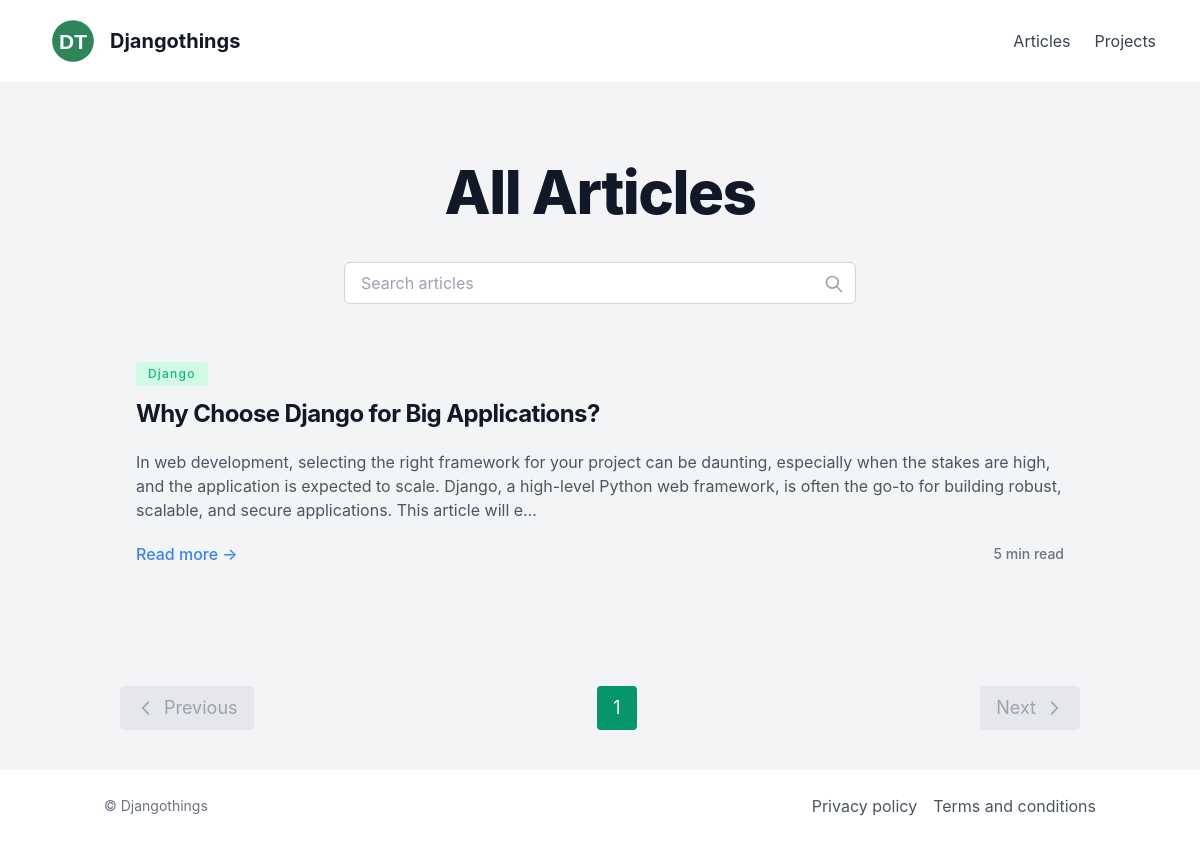
The page /articles on the database its author committed.
### blog/models.py (models this page shows, shortened)
class POSTCategory(models.Model):
    category_name = models.CharField(max_length=50)
    class Meta:
        verbose_name = "PostCategory"
        verbose_name_plural = "Categories"
    def __str__(self):
        return self.category_name

class Post(models.Model):
    title = models.CharField(max_length=1000)
    content = RichTextUploadingField(null=True, blank=True)
    slug = models.SlugField(max_length=1000, null=True, blank=True)
    author = models.ForeignKey(Profile, on_delete=models.CASCADE)
    categories = models.ManyToManyField(POSTCategory)
    read_time = models.CharField(max_length=100, null=True, default='5')
    toc = RichTextField(null=True, blank=True)
    created_at = models.DateTimeField(auto_now_add=True)
    updated_at = models.DateTimeField(auto_now=True)
    class Meta:
        ordering = ['-created_at']

### blog/views.py (the view)
# urls.py: path('articles', search, name='articles'),
def search(request):
    query = request.GET.get('q') if request.GET.get('q') is not None else ''
    articles = Post.objects.filter(
        Q(title__icontains=query) |
        Q(content__icontains=query)
    ).distinct()
    p = Paginator(articles, 10)
    page_number = request.GET.get('page')
    try:
        page_obj = p.get_page(page_number)
    except PageNotAnInteger:
        page_obj = p.page(1)
    except EmptyPage:
        page_obj = p.page(p.num_pages)
    context = {'page_obj': page_obj}
    return render(request, 'blog/articles.html', context)

### blog/templates/blog/articles.html (shortened to what this page needs)
{% extends 'blog/main.html' %}
{% block content %}
<div class="content overflow-hidden">
  <div class="dark:bg-slate-800 dark:text-gray-300">
    <section class="text-gray-600 dark:text-gray-300 body-font">
      <div class="container md:px-8 px-2 py-10 mx-auto">
        <section class="body-font">
          <div class="flex flex-col text-center w-full py-10">
            <h1
              class="text-3xl font-extrabold leading-9 tracking-tight text-gray-900 dark:text-gray-100 sm:text-4xl sm:leading-10 md:text-6xl md:leading-14">
              All Articles
            </h1>
          </div>
          <div class="relative max-w-lg mx-auto">
            <form action="" method="GET">
              <input name="q" id="search" value="{{ request.GET.q }}" type="text" placeholder="Search articles"
                class="block w-full px-4 py-2 text-gray-900 bg-white border border-gray-300 rounded-md dark:border-gray-900 focus:ring-primary-500 focus:border-primary-500 dark:bg-slate-900 dark:text-gray-100">
              <svg class="absolute w-5 h-5 text-gray-400 right-3 top-3 dark:text-gray-300"
                xmlns="http://www.w3.org/2000/svg" fill="none" viewBox="0 0 24 24" stroke="currentColor">
                <path stroke-linecap="round" stroke-linejoin="round" stroke-width="2"
                  d="M21 21l-6-6m2-5a7 7 0 11-14 0 7 7 0 0114 0z"></path>
              </svg>
            </form>
          </div>
        </section>
        {% if page_obj.object_list %}
        <div class="flex flex-wrap -m-4">
          <div class="flex xl:max-w-4xl px-8 py-10 mx-auto flex-wrap -m-4">
            <ul class="divide-y divide-gray-300 dark:divide-gray-600">
              {% for article in page_obj.object_list %}
              <li class="py-12">
                {% for category in article.categories.all %}
                <a href="#">
                  <span
                    class="inline-block py-1 px-3 rounded bg-emerald-100 mb-3 text-emerald-500 dark:bg-slate-700 dark:text-gray-300 text-xs font-medium tracking-widest">{{ category }}</span>
                </a>
                {% endfor %}
                <h2 class="text-2xl font-bold leading-8 tracking-tight">
                  <a class="text-gray-900 dark:text-gray-100" href="{% url 'single-post' article.slug %}">{{ article.title }}</a>
                </h2>
                <div class="mt-5">{{ article.content|striptags|slice:':300'|safe }}…</div>
                <div class="text-base font-medium mt-5 leading-6">
                  <a class="text-primary-500 hover:text-primary-600 dark:hover:text-primary-400"
                    href="{% url 'single-post' article.slug %}">Read more →</a>
                  <p class="text-sm float-right font-medium leading-6 text-gray-500 dark:text-gray-400">
                    {{ article.read_time }} min read</p>
                </div>
              </li>
              {% endfor %}
            </ul>
          </div>
        </div>
        {% else %}
        {% include 'blog/nothing_found.html' %}
        {% endif %}
        <div class="flex justify-between items-center mt-16">
          {% if page_obj.has_previous %}
          <a href="?page={{ page_obj.previous_page_number }}{% if request.GET.q %}&q={{ request.GET.q }}{% endif %}"
            class="flex items-center px-4 py-2 text-white bg-emerald-600 border-0 focus:outline-none hover:bg-emerald-500 rounded text-lg transition">
            <svg class="w-5 h-5 mr-2" fill="none" stroke="currentColor" viewBox="0 0 24 24"
              xmlns="http://www.w3.org/2000/svg">
              <path stroke-linecap="round" stroke-linejoin="round" stroke-width="2" d="M15 19l-7-7 7-7"></path>
            </svg>
            Previous
          </a>
          {% else %}
          <span class="flex items-center px-4 py-2 text-gray-400 bg-gray-200 rounded text-lg">
            <svg class="w-5 h-5 mr-2" fill="none" stroke="currentColor" viewBox="0 0 24 24"
              xmlns="http://www.w3.org/2000/svg">
              <path stroke-linecap="round" stroke-linejoin="round" stroke-width="2" d="M15 19l-7-7 7-7"></path>
            </svg>
            Previous
          </span>
          {% endif %}
          <div class="flex space-x-2">
            {% for num in page_obj.paginator.page_range %}
            {% if page_obj.number == num %}
            <span class="px-4 py-2 text-white bg-emerald-600 rounded text-lg">{{ num }}</span>
            {% else %}
            <a href="?page={{ num }}{% if request.GET.q %}&q={{ request.GET.q }}{% endif %}"
              class="px-4 py-2 text-gray-700 bg-gray-200 hover:bg-gray-300 rounded text-lg transition">{{ num }}</a>
            {% endif %}
            {% endfor %}
          </div>
          {% if page_obj.has_next %}
          <a href="?page={{ page_obj.next_page_number }}{% if request.GET.q %}&q={{ request.GET.q }}{% endif %}"
            class="flex items-center px-4 py-2 text-white bg-emerald-600 border-0 focus:outline-none hover:bg-emerald-500 rounded text-lg transition">
            Next
            <svg class="w-5 h-5 ml-2" fill="none" stroke="currentColor" viewBox="0 0 24 24"
              xmlns="http://www.w3.org/2000/svg">
              <path stroke-linecap="round" stroke-linejoin="round" stroke-width="2" d="M9 5l7 7-7 7"></path>
            </svg>
          </a>
          {% else %}
          <span class="flex items-center px-4 py-2 text-gray-400 bg-gray-200 rounded text-lg">
            Next
            <svg class="w-5 h-5 ml-2" fill="none" stroke="currentColor" viewBox="0 0 24 24"
              xmlns="http://www.w3.org/2000/svg">
              <path stroke-linecap="round" stroke-linejoin="round" stroke-width="2" d="M9 5l7 7-7 7"></path>
            </svg>
          </span>
          {% endif %}
        </div>
      </div>
    </section>
  </div>
</div>
{% endblock %}

### blog/templates/blog/main.html (shortened to what this page needs)
{% load static %}
<!doctype html>
<html>
<head>
  <script src="https://cdn.tailwindcss.com"></script>
  <script src="{% static 'js/tailwind.config.js' %}"></script>
</head>
<body class="flex flex-col min-h-screen bg-gray-100 dark:bg-slate-800">
    {% include 'blog/nav.html' %}
    <main class="flex-grow">
        {% block content %}{% endblock %}
    </main>
    {% block ckeditor %}
    <link rel="stylesheet" href="{% static 'ckeditor/ckeditor/plugins/codesnippet/lib/highlight/styles/monokai.css' %}" />
    {% endblock %}
    {% block footer %}
    {% include 'blog/footer.html' %}
    {% endblock %}
</body>
</html>

### blog/templates/blog/nav.html (shortened to what this page needs)
<div class="w-full sticky top-0 z-50 text-gray-700 bg-white dark:text-white dark:bg-slate-900">
  <div x-data="{ open: false }" class="flex flex-col max-w-screen-xl px-2 mx-auto md:items-center md:justify-between md:flex-row md:px-6 lg:px-8">
      <div class="p-4 flex flex-row items-center justify-between">
          <a href="/" class="flex title-font font-medium items-center text-gray-900">
              <svg xmlns="http://www.w3.org/2000/svg" width="50" height="50" viewBox="0 0 24 24">
                <text x="50%" y="54%" font-size="10" text-anchor="middle" dy=".3em" fill="#FFFFFF" font-family="Arial" font-weight="bold">DT</text>
              </svg>
              <span class="ml-3 font-bold text-xl dark:text-gray-100">Djangothings</span>
          </a>
      </div>
      <nav :class="{'flex': open, 'hidden': !open}" class="flex-col flex-grow pb-4 md:pb-0 hidden md:flex md:justify-end md:flex-row">
          <a class="md:mt-0 mt-3 px-3 py-2" href="{% url 'articles' %}">Articles</a>
          <a class="md:mt-0 mt-3 px-3 py-2" href="{% url 'django-projects' %}">Projects</a>
      </nav>
  </div>
</div>

### blog/templates/blog/footer.html (shortened to what this page needs)
<footer class="text-gray-600 body-font bg-white dark:bg-slate-900">
    <div class="container px-4 py-6 mx-auto flex justify-between items-center">
        <p class="text-sm text-gray-500 dark:text-gray-400">©  Djangothings</p>
        <ul class="flex space-x-4">
            <li><a href="{% url 'privacy-policy' %}" class="text-gray-600 dark:text-gray-300 hover:text-gray-800 dark:hover:text-gray-100">Privacy policy</a></li>
            <li><a href="{% url 'terms-conditions' %}" class="text-gray-600 dark:text-gray-300 hover:text-gray-800 dark:hover:text-gray-100">Terms and conditions</a></li>
        </ul>
    </div>
</footer>

### rows shown on the page
Post: title "Why Choose Django for Big Applications?", content "In web development, selecting the right framework for your project can be daunting, especially when the stakes are high, and the application is expected to scale. Django, a high-level Python web framework, is often the go-to for building robust, scalable, and secure applications. This article will e", read_time "5"
POSTCategory: category_name "Django"

### other values the page prints
{{ num }} "1"
